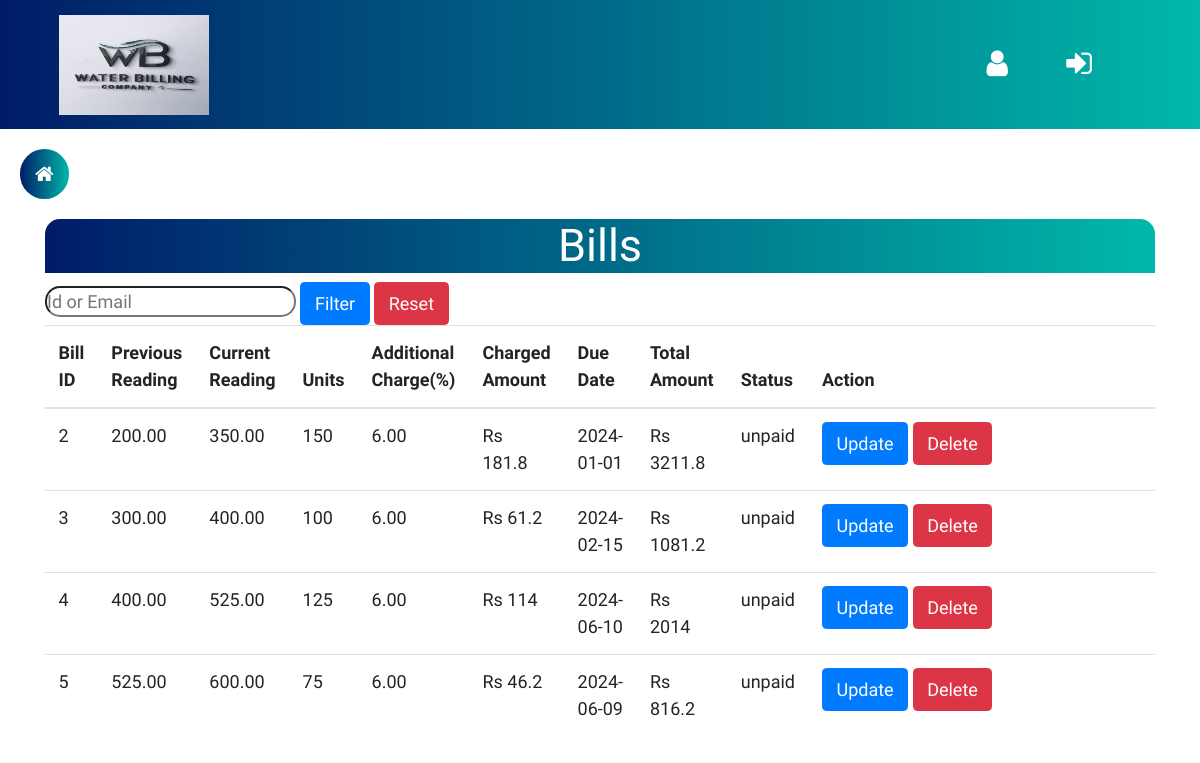
The page /users/admin/Includes/billsViewAdmin.php (signed in) on the database its author committed.
### tables this page shows
CREATE TABLE `bill` (
  `bill_id` int(11) NOT NULL,
  `user_id` int(11) NOT NULL,
  `reading_id` int(11) NOT NULL,
  `tariff_id` int(11) NOT NULL,
  `charge_id` int(11) DEFAULT NULL,
  `units` int(11) NOT NULL,
  `total_amount` decimal(10,2) NOT NULL,
  `payment_status` enum('paid','unpaid') NOT NULL DEFAULT 'unpaid',
  `due_date` date DEFAULT NULL
);

CREATE TABLE `meter_reading` (
  `reading_id` int(11) NOT NULL,
  `user_id` int(11) NOT NULL,
  `previous_reading_date` date NOT NULL,
  `previous_reading_value` decimal(10,2) NOT NULL,
  `current_reading_date` date NOT NULL,
  `current_reading_value` decimal(10,2) NOT NULL
);

CREATE TABLE `additional_charge` (
  `charge_id` int(11) NOT NULL,
  `charge_days` int(11) NOT NULL,
  `charge_percent` decimal(10,2) NOT NULL,
  `created_at` timestamp NOT NULL DEFAULT current_timestamp(),
  `updated_at` timestamp NOT NULL DEFAULT current_timestamp() ON UPDATE current_timestamp()
);

CREATE TABLE `tariff` (
  `tariff_id` int(11) NOT NULL,
  `tariff_name` varchar(255) NOT NULL,
  `minimum_usage` decimal(10,2) NOT NULL,
  `maximum_usage` decimal(10,2) NOT NULL,
  `unit_price` decimal(10,2) NOT NULL,
  `base_fee` decimal(10,2) NOT NULL,
  `created_at` timestamp NOT NULL DEFAULT current_timestamp(),
  `updated_at` timestamp NOT NULL DEFAULT current_timestamp() ON UPDATE current_timestamp()
);

### users/admin/Includes/billsViewAdmin.php (the view, shortened to what this page needs)
<?php
require_once('../../../connection/session.php');
?>
<!DOCTYPE html>
<html lang="en">
<head>
    <link rel="stylesheet" href="https://cdn.jsdelivr.net/npm/bootstrap@4.0.0/dist/css/bootstrap.min.css">
    <link rel="stylesheet" href="https://cdnjs.cloudflare.com/ajax/libs/font-awesome/4.7.0/css/font-awesome.min.css">
    <link rel="stylesheet" href="../../../assets/style.css">
    <link rel="stylesheet" href="../assets/css/style.css">
</head>
<body>
<?php
include "../adminHeader.php";
include "../sidebar.php";
?>
<div class="container">
    <div class="title">
        <h1>Bills</h1>
    </div>
    <form method="GET" id="filterForm">
        <input type="text" class="search" id="user_filter" name="user_filter" placeholder="Id or Email" value="<?php echo isset($_GET['user_filter']) ? $_GET['user_filter'] : ''; ?>">
        <button class="btn btn-primary" type="submit">Filter</button>
        <button class="btn btn-danger" type="button" onclick="resetFilter()">Reset</button>
    </form>
    <?php
    $sql = "SELECT b.bill_id, b.user_id, b.units, b.tariff_id, b.total_amount, b.due_date, b.payment_status, u.email, r.reading_id,
               r.previous_reading_value, r.previous_reading_date,
               r.current_reading_value, r.current_reading_date
            FROM bill b
            INNER JOIN user u ON b.user_id = u.user_id
            LEFT JOIN meter_reading r ON b.reading_id = r.reading_id
            WHERE b.payment_status = 'unpaid'";
    $result = $con->query($sql);
    ?>
    <table class="table">
        <thead>
            <tr>
                <th>Bill ID</th>
                <th>Previous Reading</th>
                <th>Current Reading</th>
                <th>Units</th>
                <th>Additional Charge(%)</th>
                <th>Charged Amount</th>
                <th>Due Date</th>
                <th>Total Amount</th>
                <th>Status</th>
                <th>Action</th>
            </tr>
        </thead>
        <tbody>
            <?php
            if ($result->num_rows > 0) {
                while($row = $result->fetch_assoc()) {
                    $tariff_id = $row['tariff_id'];
                    $tariff_sql = "SELECT * FROM tariff WHERE tariff_id = $tariff_id";
                    $tariff_result = $con->query($tariff_sql);
                    $tariff_row = $tariff_result->fetch_assoc();
                    $unit_price = $tariff_row['unit_price'];
                    $base_fee = $tariff_row['base_fee'];
                    $units = $row['units'];
                    $total_amount = ($units * $unit_price) + $base_fee;
                    $due_date = $row['due_date'];
                    $current_date = date('Y-m-d');
                    if ($due_date !== null && $current_date > $due_date) {
                        $days_overdue = (strtotime($current_date) - strtotime($due_date)) / (60 * 60 * 24);
                        $charge_sql = "SELECT * FROM additional_charge WHERE charge_days <= $days_overdue ORDER BY charge_days DESC LIMIT 1";
                        $charge_result = $con->query($charge_sql);
                        while ($charge_row = $charge_result->fetch_assoc()) {
                            $additional_charge_percent = $charge_row['charge_percent'];
                            $charge__id=$charge_row['charge_id'];
                        }
                    }
                    $additional_charge=($total_amount * $additional_charge_percent)/100;
                    $total_amount= $total_amount+ $additional_charge;
                     $bill_id = $row['bill_id'];
                    $update_sql = "UPDATE bill SET total_amount = total_amount + $additional_charge, charge_id =$charge__id WHERE bill_id = $bill_id";
                    $con->query($update_sql);
                    ?>
                    <tr>
                        <td><?= $row['bill_id'] ?></td>
                        <td><?= $row['previous_reading_value'] ?></td>
                        <td><?= $row['current_reading_value'] ?></td>
                        <td><?= $row['units'] ?></td>
                        <td><?= $additional_charge_percent?  $additional_charge_percent : 'No Additional Charge' ?></td>
                        <td><?= $additional_charge ? 'Rs ' . $additional_charge : 'No Additional Charge' ?></td>
                        <td><?= $row['due_date'] ?></td>
                        <td><?= 'Rs ' .$total_amount ?></td>
                        <td><?= $row['payment_status'] ?></td>
                        <td class="w-50">
                        <button class="btn btn-primary" type="button" onclick="submitForm('dataForm<?= $row['bill_id'] ?>')">Update</button>
                        <button class="btn btn-danger" type="button" onclick="deleteBill(<?= $row['reading_id'] ?>)">Delete</button>
                    </td>
                    </tr>
                <?php }
            } else { ?>
                <tr>
                    <td colspan="10">No unpaid bills found for this user or User doesnot exist.</td>
                </tr>
            <?php } ?>
        </tbody>
    </table>
</div>
</body>
</html>

### assets/style.css (style rules this page uses)
* { margin: 0; padding: 0; font-family: "Work Sans", sans-serif; font-size: 18px; }
.title { margin-left: 0px; margin-right: 0px; color: #fff; font-size: 35px; font-weight: 600; text-align: center; line-height: 100px; border-radius: 15px 15px 0px 0px; background: linear-gradient(to right, #001c68, #00b8a9); }

### users/admin/assets/css/style.css (style rules this page uses)
* { margin: 0; padding: 0; font-family: 'Work Sans', sans-serif; font-size: 18px; }
.search { border-radius: 15px; }

### rows shown on the page
bill: bill_id "2", reading.previous_reading_value "200.00", reading.current_reading_value "350.00", units "150", charge.charge_percent "6.00", units.charge_percent "181.8", due_date "2024-01-01", total_amount "3211.8", payment_status "unpaid"
bill: bill_id "3", reading.previous_reading_value "300.00", reading.current_reading_value "400.00", units "100", additional_charge.charge_percent "6.00", units.charge_percent "61.2", due_date "2024-02-15", total_amount "1081.2", payment_status "unpaid"
bill: bill_id "4", reading.previous_reading_value "400.00", reading.current_reading_value "525.00", units "125", units.charge_percent "114", due_date "2024-06-10", total_amount "2014", payment_status "unpaid"
additional_charge: charge_percent "6.00"
bill: bill_id "5", reading.previous_reading_value "525.00", reading.current_reading_value "600.00", units "75", units.charge_percent "46.2", due_date "2024-06-09", total_amount "816.2", payment_status "unpaid"
